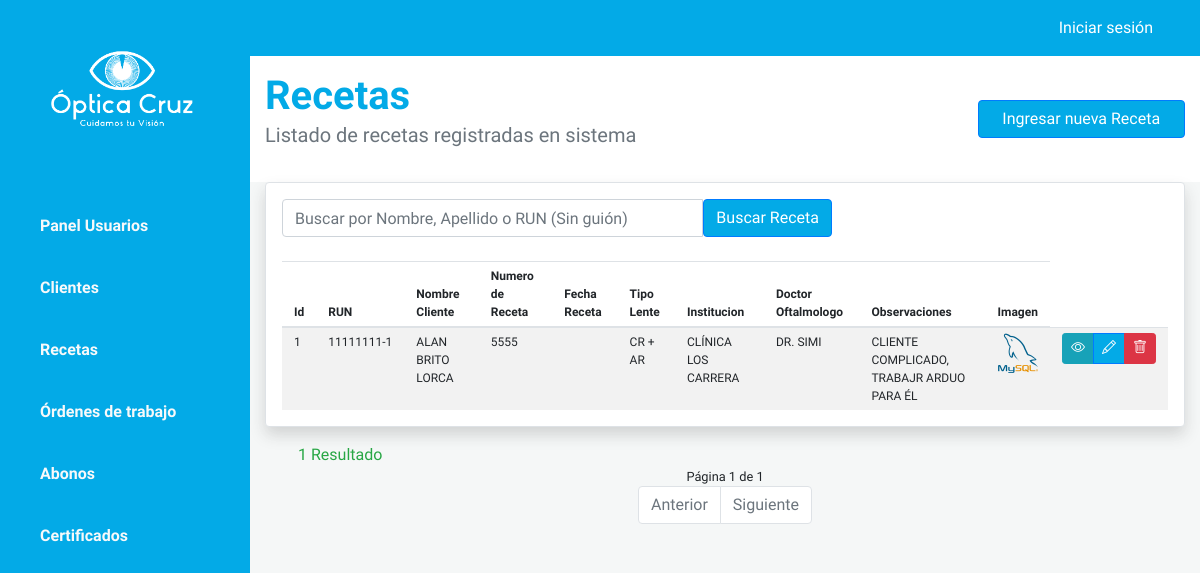
/receta_list, run on the app's committed database.
### optica/models.py (models this page shows, shortened)
class Receta(models.Model):
    idReceta = models.BigAutoField(primary_key=True, verbose_name="ID receta")
    rutCliente = models.ForeignKey(Cliente, on_delete=models.CASCADE, verbose_name="RUN Cliente")
    dvRutCliente = models.CharField(max_length=1, null=True, blank=True, verbose_name="Dígito")
    nombreCliente = models.CharField(max_length=20, null=True, blank=True, verbose_name="Nombre")
    apPaternoCliente = models.CharField(max_length=20, null=True, blank=True, verbose_name="Apellido Paterno")
    apMaternoCliente = models.CharField(max_length=20, null=True, blank=True, verbose_name="Apellido Materno")
    celularCliente = models.IntegerField(null=True, blank=True, verbose_name="Celular")
    telefonoCliente = models.IntegerField(null=True, blank=True, verbose_name="Teléfono")
    numeroReceta = models.IntegerField(null=True, blank=True, verbose_name="Número de Receta")
    fechaReceta = models.DateField(null=True, blank=True, verbose_name="Fecha Receta")
    creacionReceta = models.DateTimeField(auto_now_add=True, verbose_name="Creado el día")
    imagenReceta = models.ImageField(upload_to='imagenes/', null=True, blank=True, verbose_name="Imagen")
    lejosOdEsfera = models.CharField(max_length=10, null=True, blank=True, verbose_name="Esfera")
    lejosOdCilindro = models.CharField(max_length=10, null=True, blank=True, verbose_name="Cilindro")
    lejosOdEje = models.CharField(max_length=10, null=True, blank=True, verbose_name="Eje")
    lejosOiEsfera = models.CharField(max_length=10, null=True, blank=True, verbose_name="Esfera")
    lejosOiCilindro = models.CharField(max_length=10, null=True, blank=True, verbose_name="Cilindro")
    lejosOiEje = models.CharField(max_length=10, null=True, blank=True, verbose_name="Eje")
    dpLejos = models.CharField(max_length=10, null=True, blank=True, verbose_name="Distancia Pupilar")
    cercaOdEsfera = models.CharField(max_length=10, null=True, blank=True, verbose_name="Esfera")
    cercaOdCilindro = models.CharField(max_length=10, null=True, blank=True, verbose_name="Cilindro")
    cercaOdEje = models.CharField(max_length=10, null=True, blank=True, verbose_name="Eje")
    cercaOiEsfera = models.CharField(max_length=10, null=True, blank=True, verbose_name="Esfera")
    cercaOiCilindro = models.CharField(max_length=10, null=True, blank=True, verbose_name="Cilindro")
    cercaOiEje = models.CharField(max_length=10, null=True, blank=True, verbose_name="Eje")
    dpCerca = models.CharField(max_length=10, null=True, blank=True, verbose_name="Distancia Pupilar")
    tipoLente = models.CharField(max_length=20, null=True, blank=True, verbose_name="Tipo de Lente")
    institucion = models.CharField(max_length=20, null=True, blank=True, verbose_name="Institucion")
    doctorOftalmologo = models.CharField(max_length=40, null=True, blank=True, verbose_name="Médico Oftalmología")
    observacionReceta = models.CharField(max_length=300, null=True, blank=True, verbose_name="Observaciones")

class Cliente(models.Model):
    rutCliente = models.IntegerField(primary_key=True, verbose_name="RUN Cliente")
    dvRutCliente = models.CharField(max_length=1, verbose_name="Digito")
    nombreCliente = models.CharField(max_length=20, verbose_name="Nombre")
    apPaternoCliente = models.CharField(max_length=20, verbose_name="Apellido Paterno")
    apMaternoCliente = models.CharField(max_length=20, null=True, blank=True, verbose_name="Apellido Materno")
    celularCliente = models.IntegerField(null=True, blank=True, verbose_name="Celular")
    telefonoCliente = models.IntegerField(null=True, blank=True, verbose_name="Teléfono")
    emailCliente = models.EmailField(max_length=50, null=True, blank=True, verbose_name="Correo Electrónico")
    direccionCliente = models.CharField(max_length=100, null=True, blank=True, verbose_name="Dirección")
    creacionCliente = models.DateTimeField(auto_now_add=True, verbose_name="Creado el día")
    def __str__(self):
        return f"{self.rutCliente}"

### optica/views.py (the view)
# urls.py: path('receta_list', ListarRecetaView.as_view(), name='receta_list'),
class ListarRecetaView(generic.ListView):
    model = Receta
    paginate_by = 8
    ordering = ['-creacionReceta']
    def get_queryset(self) -> QuerySet[Any]:
        q = self.request.GET.get('q')
        if q:
            return Receta.objects.filter(
                Q(rutCliente__nombreCliente__icontains=q) |
                Q(rutCliente__apPaternoCliente__icontains=q) |
                Q(rutCliente__rutCliente__icontains=q)
            )
        return super().get_queryset()

### optica/templates/optica/receta_list.html (shortened to what this page needs)
{% extends 'optica/base.html' %}
{% load static %}
{% block content%}
<div id="content" class="bg-grey w-100">
    <section class="bg-light py-3">
        <div class="container">
            <div class="row">
                <div class="col-lg-9 col-md-8">
                    <h1 class="font-weight-bold mb-0">Recetas</h1>
                    <p class="lead text-muted">Listado de recetas registradas en sistema</p>
                </div>
                <div class="col-lg-3 col-md-4 d-flex">
                    <a href="{% url 'receta_new' %}" class="btn btn-primary w-100 align-self-center">
                        Ingresar nueva Receta</a>
                </div>
            </div>
        </div>
    </section>
    <div class="mt-0">
        <div class="container-fluid w-100">
            <div class="card border border-1 shadow rounded p-3 ">
                <form action="" style="max-width: 550px;">
                    <div class="input-group">
                        <input type="text" class="form-control"
                            placeholder="Buscar por Nombre, Apellido o RUN (Sin guión)" name="q"
                            value="{{ request.GET.q }}">
                        <button class="btn btn-primary">
                            Buscar Receta
                        </button>
                    </div>
                </form>
                <br>
                <table class="table table-condensed table-striped mb-0">
                    <thead>
                        <tr>
                            <th scope="col">Id</th>
                            <th scope="col">RUN</th>
                            <th scope="col">Nombre Cliente</th>
                            <th scope="col">Numero de Receta</th>
                            <th scope="col">Fecha Receta</th>
                            <th scope="col">Tipo Lente</th>
                            <th scope="col">Institucion</th>
                            <th scope="col">Doctor Oftalmologo</th>
                            <th scope="col">Observaciones</th>
                            <th scope="col">Imagen</th>
                        </tr>
                    </thead>
                    <tbody>
                        {% for receta in object_list %}
                        <tr>
                            <td>{{ receta.idReceta |default:'-' }}</td>
                            <td>{{ receta.rutCliente }}-{{ receta.dvRutCliente }}</td>
                            <td class="text-uppercase">{{ receta.nombreCliente }} {{ receta.apPaternoCliente }}
                                {{ receta.apMaternoCliente |default:'' }}</td>
                            <td>{{ receta.numeroReceta |default:'-' }}</td>
                            <td>{{ receta.fechaReceta |date:'d/m/Y' }}</td>
                            <td class="text-uppercase">{{ receta.tipoLente |default:'-' }}</td>
                            <td class="text-uppercase">{{ receta.institucion |default:'-' }}</td>
                            <td class="text-uppercase">{{ receta.doctorOftalmologo |default:'-' }}</td>
                            <td class="text-uppercase">{{ receta.observacionReceta |default:'-' }}</td>
                            <td>
                                {% if receta.imagenReceta %}
                                <img src="{{ receta.imagenReceta.url }}" height="40" data-bs-toggle="modal"
                                    data-bs-target="#imagenModal-{{ receta.idReceta }}" style="cursor: pointer;" />
                                {% else %}
                                <span>Imagen no disponible</span>
                                {% endif %}
                            </td>
                            <td>
                                <div class="btn-group btn-group-sm">
                                    <button type="button" class="btn btn-info" data-bs-toggle="modal"
                                        data-bs-target="#recetaModal{{ receta.idReceta }}">
                                        <i class="bi bi-eye"></i>
                                    </button>
                                    <a href="{% url 'receta_edit' receta.pk %}" class="btn btn-primary">
                                        <i class="bi bi-pencil"></i>
                                    </a>
                                    <button type="button" class="btn btn-danger" data-bs-toggle="modal"
                                        data-bs-target="#eliminarRecetaModal{{ receta.idReceta }}">
                                        <i class="bi bi-trash"></i>
                                    </button>
                                </div>
                            </td>
                        </tr>
                        {% endfor %}
                    </tbody>
                </table>
            </div>
        </div>
        <div class="text-success text-left mt-3 ml-5">
            {{ page_obj.paginator.count }} Resultado{{ page_obj.paginator.count|pluralize }}
        </div>
        <div class="d-flex justify-content-center">
            <small class="d-none d-sm-inline-block text-body">
                Página {{ page_obj.number }} de {{ page_obj.paginator.num_pages }}
            </small>
        </div>
        <section>
            <nav aria-label="Page navigation">
                <ul class="pagination justify-content-center">
                    {% if page_obj.has_previous %}
                    <li class="page-item">
                        <a class="page-link" href="{% url 'receta_list' %}?page={{ page_obj.previous_page_number }}"
                            aria-label="Anterior">
                            <span aria-hidden="true">
                                Anterior </span>
                        </a>
                    </li>
                    {% else %}
                    <li class="page-item disabled">
                        <a class="page-link" href="#" aria-label="Anterior">
                            <span aria-hidden="true">
                                Anterior </span>
                        </a>
                    </li>
                    {% endif %}
                    {% if page_obj.has_next %}
                    <li class="page-item">
                        <a class="page-link" href="{% url 'receta_list' %}?page={{ page_obj.next_page_number }}"
                            aria-label="Siguiente">
                            <span aria-hidden="true">
                                Siguiente
                            </span>
                        </a>
                    </li>
                    {% else %}
                    <li class="page-item disabled">
                        <a class="page-link" href="#" aria-label="Siguiente">
                            <span aria-hidden="true">
                                Siguiente
                            </span>
                        </a>
                    </li>
                    {% endif %}
                </ul>
            </nav>
        </section>
    </div>
</div>
{% endblock content %}

### optica/templates/optica/receta_list.html (style rules this page uses)
.table-condensed { font-size: 12px; }
.table-condensed th, .table-condensed td { padding-top: 5px; padding-bottom: 5px; }

### data on the page
Receta: idReceta "1", rutCliente "11111111", dvRutCliente "1", nombreCliente "ALAN", apPaternoCliente "BRITO", apMaternoCliente "LORCA", numeroReceta "5555", tipoLente "CR + AR", institucion "CLÍNICA LOS CARRERA", doctorOftalmologo "DR. SIMI", observacionReceta "CLIENTE COMPLICADO, TRABAJR ARDUO PARA ÉL", imagenReceta (picture)

### other printed values
{{ page_obj.paginator.count }} "1"
{{ page_obj.number }} "1"
{{ page_obj.paginator.num_pages }} "1"
